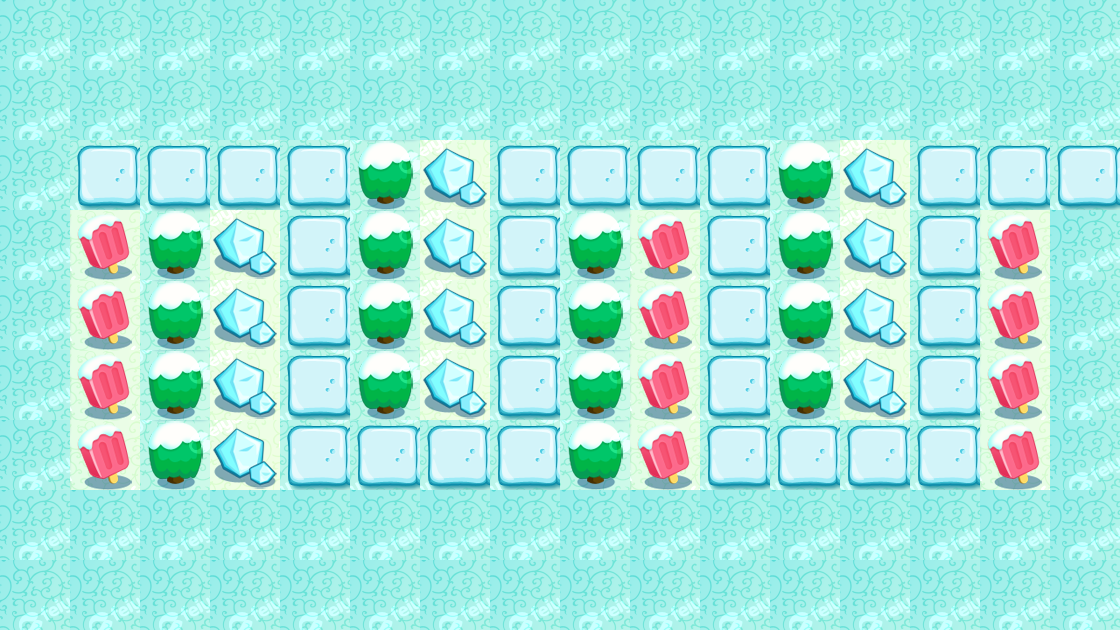

Tiled map render using the project's own tile images. Description and the whole map definition, tile-layer contents included, below:
An orthogonal 16x9 tile map with 70x70 px tiles, 1 tile layer (bg) and 1 object (player).

<map version="1.0" orientation="orthogonal" renderorder="right-down" width="16" height="9" tilewidth="70" tileheight="70" nextobjectid="3">
 <tileset firstgid="1" name="1" tilewidth="70" tileheight="70" tilecount="91" columns="13">
  <image source="1.png" width="910" height="490" />
  <tile id="0">
   <properties>
    <property name="type" value="ground" />
   </properties>
  </tile>
  <tile id="1">
   <properties>
    <property name="type" value="ground" />
   </properties>
  </tile>
  <tile id="2">
   <properties>
    <property name="type" value="block" />
   </properties>
  </tile>
  <tile id="3">
   <properties>
    <property name="type" value="ground" />
   </properties>
  </tile>
  <tile id="4">
   <properties>
    <property name="type" value="block" />
   </properties>
  </tile>
  <tile id="5">
   <properties>
    <property name="type" value="ground" />
   </properties>
  </tile>
  <tile id="6">
   <properties>
    <property name="type" value="ground" />
   </properties>
  </tile>
  <tile id="7">
   <properties>
    <property name="type" value="block" />
   </properties>
  </tile>
  <tile id="8">
   <properties>
    <property name="type" value="block" />
   </properties>
  </tile>
  <tile id="9">
   <properties>
    <property name="type" value="ground" />
   </properties>
  </tile>
  <tile id="10">
   <properties>
    <property name="type" value="ground" />
   </properties>
  </tile>
  <tile id="11">
   <properties>
    <property name="type" value="ground" />
   </properties>
  </tile>
  <tile id="13">
   <properties>
    <property name="type" value="ground" />
   </properties>
  </tile>
  <tile id="14">
   <properties>
    <property name="type" value="road" />
   </properties>
  </tile>
  <tile id="15">
   <properties>
    <property name="type" value="road" />
   </properties>
  </tile>
  <tile id="16">
   <properties>
    <property name="type" value="road" />
   </properties>
  </tile>
  <tile id="17">
   <properties>
    <property name="type" value="ground" />
   </properties>
  </tile>
  <tile id="18">
   <properties>
    <property name="type" value="ground" />
   </properties>
  </tile>
  <tile id="19">
   <properties>
    <property name="type" value="ground" />
   </properties>
  </tile>
  <tile id="20">
   <properties>
    <property name="type" value="block" />
   </properties>
  </tile>
  <tile id="21">
   <properties>
    <property name="type" value="block" />
   </properties>
  </tile>
  <tile id="22">
   <properties>
    <property name="type" value="road" />
   </properties>
  </tile>
  <tile id="23">
   <properties>
    <property name="type" value="road" />
   </properties>
  </tile>
  <tile id="24">
   <properties>
    <property name="type" value="road" />
   </properties>
  </tile>
  <tile id="26">
   <properties>
    <property name="type" value="ground" />
   </properties>
  </tile>
  <tile id="27">
   <properties>
    <property name="type" value="block" />
   </properties>
  </tile>
  <tile id="28">
   <properties>
    <property name="type" value="ground" />
   </properties>
  </tile>
  <tile id="29">
   <properties>
    <property name="type" value="road" />
   </properties>
  </tile>
  <tile id="30">
   <properties>
    <property name="type" value="block" />
   </properties>
  </tile>
  <tile id="31">
   <properties>
    <property name="type" value="block" />
   </properties>
  </tile>
  <tile id="32">
   <properties>
    <property name="type" value="ground" />
   </properties>
  </tile>
  <tile id="33">
   <properties>
    <property name="type" value="block" />
   </properties>
  </tile>
  <tile id="34">
   <properties>
    <property name="type" value="ground" />
   </properties>
  </tile>
  <tile id="35">
   <properties>
    <property name="type" value="road" />
   </properties>
  </tile>
  <tile id="36">
   <properties>
    <property name="type" value="ground" />
   </properties>
  </tile>
  <tile id="37">
   <properties>
    <property name="type" value="block" />
   </properties>
  </tile>
  <tile id="39">
   <properties>
    <property name="type" value="ground" />
   </properties>
  </tile>
  <tile id="40">
   <properties>
    <property name="type" value="ground" />
   </properties>
  </tile>
  <tile id="41">
   <properties>
    <property name="type" value="ground" />
   </properties>
  </tile>
  <tile id="42">
   <properties>
    <property name="type" value="road" />
   </properties>
  </tile>
  <tile id="43">
   <properties>
    <property name="type" value="ground" />
   </properties>
  </tile>
  <tile id="44">
   <properties>
    <property name="type" value="ground" />
   </properties>
  </tile>
  <tile id="45">
   <properties>
    <property name="type" value="block" />
   </properties>
  </tile>
  <tile id="46">
   <properties>
    <property name="type" value="ground" />
   </properties>
  </tile>
  <tile id="47">
   <properties>
    <property name="type" value="ground" />
   </properties>
  </tile>
  <tile id="48">
   <properties>
    <property name="type" value="road" />
   </properties>
  </tile>
  <tile id="49">
   <properties>
    <property name="type" value="ground" />
   </properties>
  </tile>
  <tile id="50">
   <properties>
    <property name="type" value="ground" />
   </properties>
  </tile>
  <tile id="52">
   <properties>
    <property name="type" value="ground" />
   </properties>
  </tile>
  <tile id="53">
   <properties>
    <property name="type" value="ground" />
   </properties>
  </tile>
  <tile id="54">
   <properties>
    <property name="type" value="block" />
   </properties>
  </tile>
  <tile id="55">
   <properties>
    <property name="type" value="road" />
   </properties>
  </tile>
  <tile id="56">
   <properties>
    <property name="type" value="block" />
   </properties>
  </tile>
  <tile id="57">
   <properties>
    <property name="type" value="ground" />
   </properties>
  </tile>
  <tile id="58">
   <properties>
    <property name="type" value="ground" />
   </properties>
  </tile>
  <tile id="61">
   <properties>
    <property name="type" value="road" />
   </properties>
  </tile>
  <tile id="62">
   <properties>
    <property name="type" value="block" />
   </properties>
  </tile>
  <tile id="63">
   <properties>
    <property name="type" value="ground" />
   </properties>
  </tile>
  <tile id="65">
   <properties>
    <property name="type" value="ground" />
   </properties>
  </tile>
  <tile id="66">
   <properties>
    <property name="type" value="ground" />
   </properties>
  </tile>
  <tile id="67">
   <properties>
    <property name="type" value="ground" />
   </properties>
  </tile>
  <tile id="68">
   <properties>
    <property name="type" value="road" />
   </properties>
  </tile>
  <tile id="69">
   <properties>
    <property name="type" value="road" />
   </properties>
  </tile>
  <tile id="70">
   <properties>
    <property name="type" value="road" />
   </properties>
  </tile>
  <tile id="71">
   <properties>
    <property name="type" value="road" />
   </properties>
  </tile>
  <tile id="72">
   <properties>
    <property name="type" value="road" />
   </properties>
  </tile>
  <tile id="73">
   <properties>
    <property name="type" value="road" />
   </properties>
  </tile>
  <tile id="74">
   <properties>
    <property name="type" value="road" />
   </properties>
  </tile>
  <tile id="75">
   <properties>
    <property name="type" value="ground" />
   </properties>
  </tile>
  <tile id="76">
   <properties>
    <property name="type" value="ground" />
   </properties>
  </tile>
  <tile id="80">
   <properties>
    <property name="type" value="ground" />
   </properties>
  </tile>
  <tile id="81">
   <properties>
    <property name="type" value="ground" />
   </properties>
  </tile>
  <tile id="84">
   <properties>
    <property name="type" value="ground" />
   </properties>
  </tile>
  <tile id="85">
   <properties>
    <property name="type" value="block" />
   </properties>
  </tile>
  <tile id="86">
   <properties>
    <property name="type" value="ground" />
   </properties>
  </tile>
  <tile id="87">
   <properties>
    <property name="type" value="ground" />
   </properties>
  </tile>
  <tile id="88">
   <properties>
    <property name="type" value="ground" />
   </properties>
  </tile>
  <tile id="89">
   <properties>
    <property name="type" value="ground" />
   </properties>
  </tile>
 </tileset>
 <layer name="bg" width="16" height="9">
  <data encoding="csv">
1,1,1,1,1,1,1,1,1,1,1,1,1,1,1,1,
1,1,1,1,1,1,1,1,1,1,1,1,1,1,1,1,
1,15,15,15,15,28,32,15,15,15,15,28,32,15,15,15,
1,57,28,32,15,28,32,15,28,57,15,28,32,15,57,1,
1,57,28,32,15,28,32,15,28,57,15,28,32,15,57,1,
1,57,28,32,15,28,32,15,28,57,15,28,32,15,57,1,
1,57,28,32,15,15,15,15,28,57,15,15,15,15,57,1,
1,1,1,1,1,1,1,1,1,1,1,1,1,1,1,1,
1,1,1,1,1,1,1,1,1,1,1,1,1,1,1,1
</data>
 </layer>
 <objectgroup name="object">
  <object id="1" name="player" x="70" y="140" width="70" height="70" />
 </objectgroup>
</map>
